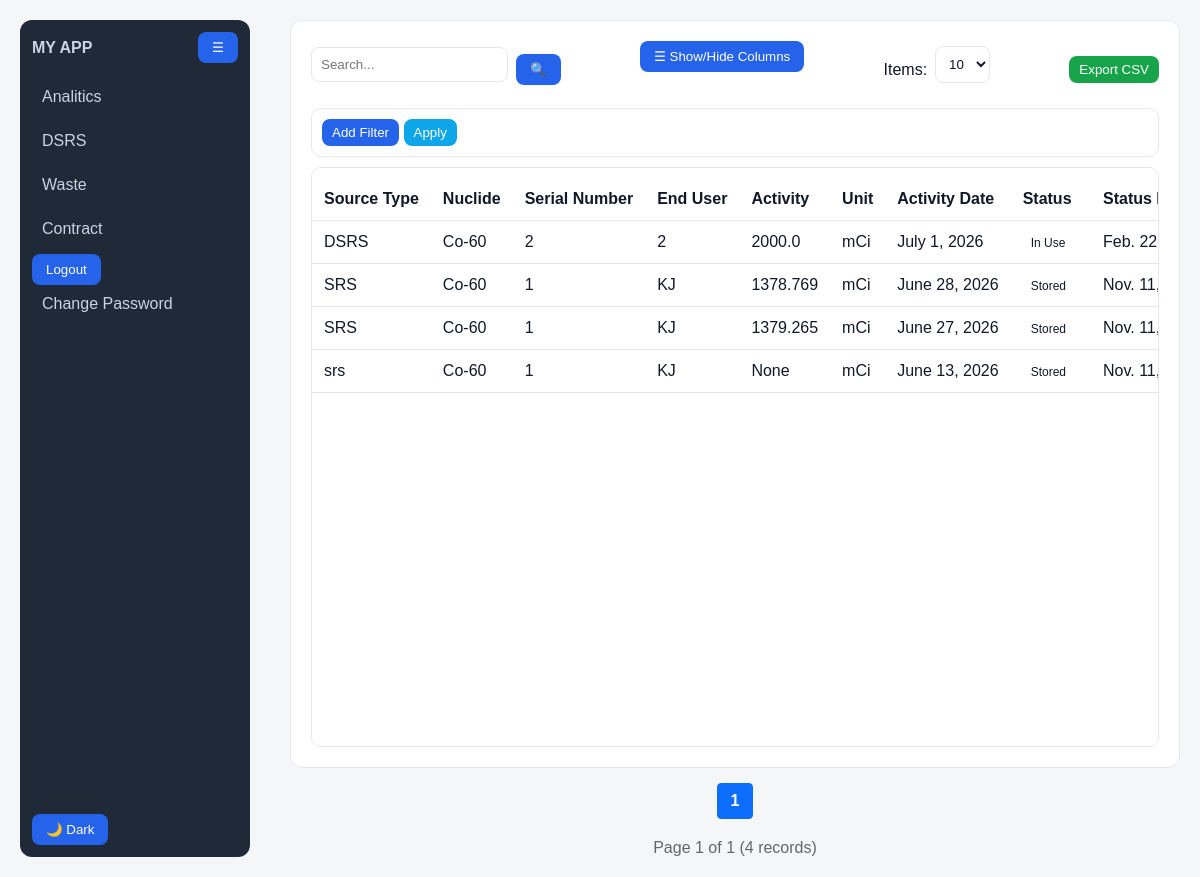
The page /contract/ (signed in) on the database its author committed.
### contract/models.py (models this page shows, shortened)
class Contract(models.Model):
    dsrs = models.ForeignKey(
    "dashboard.DSRS",
    on_delete=models.CASCADE,
    related_name="contracts"
)
    Source_Type = models.CharField(max_length=10)
    status = models.CharField(max_length=50)
    status_date = models.DateField()
    facility = models.CharField(max_length=200)
    serial_number = models.CharField(max_length=100)
    nuclide = models.CharField(max_length=100)
    activity = models.FloatField(null=True, blank=True)
    activity_unit = models.CharField(max_length=20, null=True, blank=True)
    activity_date = models.DateField(null=True, blank=True)
    contract_signed = models.BooleanField(default=False)
    contract_signed_date = models.DateField(null=True, blank=True)
    payment_done = models.BooleanField(default=False)
    payment_date = models.DateField(null=True, blank=True)
    licence_valid = models.BooleanField(default=False)
    licence_issue_date = models.DateField(null=True, blank=True)
    created_at = models.DateTimeField(auto_now_add=True)
    history = HistoricalRecords()

### contract/views.py (the view, shortened to what this page needs)
# urls.py: path('', views.contract_index, name='contract_index'),
def contract_index(request):
    contracts = Contract.objects.all().order_by('-created_at')
    keys = request.GET.getlist("key")
    values = request.GET.getlist("value")
    size = request.GET.get("size", "25")
    if size == "all":
        page_size = contracts.count() or 1   # avoid 0 if table is empty
    else:
        page_size = int(size)
    paginator = Paginator(contracts, page_size)
    page = request.GET.get("page")
    page_obj = paginator.get_page(page)
    return render(request, 'contract/index.html', {
        'page_obj': page_obj,
        "page_size": size,
    })

### templates/contract/index.html (shortened to what this page needs)
{% extends 'base.html' %}
{% load static %}
{% block content %}
<div class="content">
<div class="table-header">
  <div class="header-group">
    <input type="text" id="searchInput" placeholder="Search...">
    <button>🔍</button>
  </div>
  <div class="column-bar">
    <button class="btn-gray" onclick="toggleColumnPanel()">☰ Show/Hide Columns</button>
  </div>
  <div class="header-group">
  <span>Items:</span>
  <select name="size" id="pageSize">
    <option value="10">10</option>
  </select>
</div>
  <div class="header-group">
    <button class="btn-green" onclick="exportCSV()">Export CSV</button>
  </div>
</div>
<div class="filter-bar">
  <button id="addFilter" class="btn-blue">Add Filter</button>
  <button id="applyFilters" class="btn-info">Apply</button>
</div>
<div class="table-scroll">
<table id="mainTable">
<thead>
<tr>
  <th data-col="Source_Type">Source Type</th>
  <th data-col="nuclide">Nuclide</th>
  <th data-col="serial_number">Serial Number</th>
  <th data-col="facility">End User</th>
  <th data-col="activity">Activity</th>
  <th data-col="activity_unit">Unit</th>
  <th data-col="activity_date">Activity Date</th>
  <th data-col="status">Status</th>
  <th data-col="status_date">Status Date</th>
</tr>
</thead>
<tbody id="tableBody">
{% for c in page_obj  %}
<tr>
<td data-col="Source_Type">{{ c.Source_Type }}</td>
<td data-col="nuclide">{{ c.nuclide }}</td>
<td data-col="serial_number">{{ c.serial_number }}</td>
<td data-col="facility">{{ c.facility }}</td>
<td data-col="activity">{{ c.activity }}</td>
<td data-col="activity_unit">{{ c.activity_unit }}</td>
<td data-col="activity_date">{{ c.activity_date }}</td>
<td data-col="status">
    <span class="badge bg-success">{{ c.status }}</span>
</td>
<td data-col="status_date">{{ c.status_date }}</td>
</tr>
{% empty %}
<tr>
    <td colspan="14" style="text-align:center;">
        No contracts found
    </td>
</tr>
{% endfor %}
</tbody>
</table>
</div>
</div>
<div class="pagination">
    {% for num in page_obj.paginator.page_range %}
        {% if num == 1 or num == page_obj.paginator.num_pages or num >= page_obj.number|add:"-2" and num <= page_obj.number|add:"2" %}
            {% if page_obj.number == num %}
                <span class="current">{{ num }}</span>
            {% else %}
                <a href="?page={{ num }}{% if page_size %}&size={{ page_size }}{% endif %}">{{ num }}</a>
            {% endif %}
        {% elif num == page_obj.number|add:"-3" or num == page_obj.number|add:"3" %}
            <span class="dots">…</span>
        {% endif %}
    {% endfor %}
</div>
<div class="page-info">
    Page {{ page_obj.number }} of {{ page_obj.paginator.num_pages }}
    ({{ page_obj.paginator.count }} records)
</div>
{% endblock %}

### static/css/base.css (style rules this page uses)
* { margin: 0; padding: 0; box-sizing: border-box; font-family: Arial, sans-serif; }
:root { --bg: #f5f6f8; --card: #ffffff; --text: #111827; --muted: #6b7280; --border: #e5e7eb; --primary: #2563eb; --sidebar: #1f2937; --sidebar-text: #cbd5e1; }
body { background: var(--bg); color: var(--text); }
.content { background: var(--card); padding: 20px; border-radius: 12px; border: 1px solid var(--border); }
table { width: 100%; border-collapse: collapse; margin-top: 10px; }
th, td { padding: 12px; border-bottom: 1px solid var(--border); text-align: left; }
th { background: rgba(0,0,0,0.03); }
input, select, textarea { width: 100%; padding: 9px; margin-top: 5px; margin-bottom: 15px; border: 1px solid var(--border); border-radius: 8px; background: var(--card); color: var(--text); }
button { background: var(--primary); color: white; padding: 8px 14px; border: none; border-radius: 8px; cursor: pointer; }
table { width: max-content; min-width: 100%; border-collapse: collapse; }
.btn-blue { background: #2563eb; color: white; padding: 6px 10px; border-radius: 8px; text-decoration: none; }
.btn-green { background: #16a34a; color: white; padding: 6px 10px; border-radius: 8px; border: none; }
.btn-info { background: #0ea5e9; color: white; padding: 6px 10px; border-radius: 8px; border: none; }
.pagination { margin-top: 15px; text-align: center; }
.table-header { display: flex; flex-wrap: wrap; justify-content: space-between; gap: 10px; margin-bottom: 10px; }
.header-group { display: flex; gap: 8px; align-items: center; }
.filter-bar { margin-bottom: 10px; padding: 10px; background: var(--card); border: 1px solid var(--border); border-radius: 10px; }
.column-bar { margin-bottom: 10px; position: relative; }
.table-scroll { height: calc(100vh - 220px); overflow: auto; border: 1px solid var(--border); border-radius: 10px; background: var(--card); }
table thead th { position: sticky; top: 0; background: var(--card); z-index: 10; }
.badge { padding: 3px 8px; border-radius: 4px; font-size: 12px; margin-right: 5px; }

### templates/contract/index.html (style rules this page uses)
.pagination { display:flex; justify-content:center; align-items:center; gap:6px; margin:20px 0; flex-wrap:wrap; }
.pagination a, .pagination span { min-width:36px; height:36px; padding:0 12px; display:flex; align-items:center; justify-content:center; border:1px solid #ddd; border-radius:8px; text-decoration:none; color:#444; background:#fff; transition:.2s; }
.pagination .current { background:#CB52E3; color:#fff; border-color:#CB52E3; font-weight:600; }
.pagination { display: flex; justify-content: center; align-items: center; gap: 6px; margin-top: 15px; }
.pagination a, .pagination span { padding: 6px 12px; border: 1px solid #ccc; border-radius: 4px; text-decoration: none; }
.pagination .current { background: #0d6efd; color: white; border-color: #0d6efd; }
.page-info { text-align: center; margin-top: 10px; color: #666; }

### rows shown on the page
Contract: Source_Type "DSRS", nuclide "Co-60", serial_number "2", facility "2", activity "2000.0", activity_unit "mCi", activity_date "July 1, 2026", status "In Use", status_date "Feb.…"
Contract: Source_Type "SRS", nuclide "Co-60", serial_number "1", facility "KJ", activity "1378.769", activity_unit "mCi", activity_date "June 28, 2026", status "Stored", status_date "Nov. 11,…"
Contract: Source_Type "SRS", nuclide "Co-60", serial_number "1", facility "KJ", activity "1379.265", activity_unit "mCi", activity_date "June 27, 2026", status "Stored", status_date "Nov. 11,…"
Contract: Source_Type "srs", nuclide "Co-60", serial_number "1", facility "KJ", activity "None", activity_unit "mCi", activity_date "June 13, 2026", status "Stored", status_date "Nov. 11,…"

### other values the page prints
{{ num }} "1"
{{ page_obj.number }} "1"
{{ page_obj.paginator.num_pages }} "1"
{{ page_obj.paginator.count }} "4"
